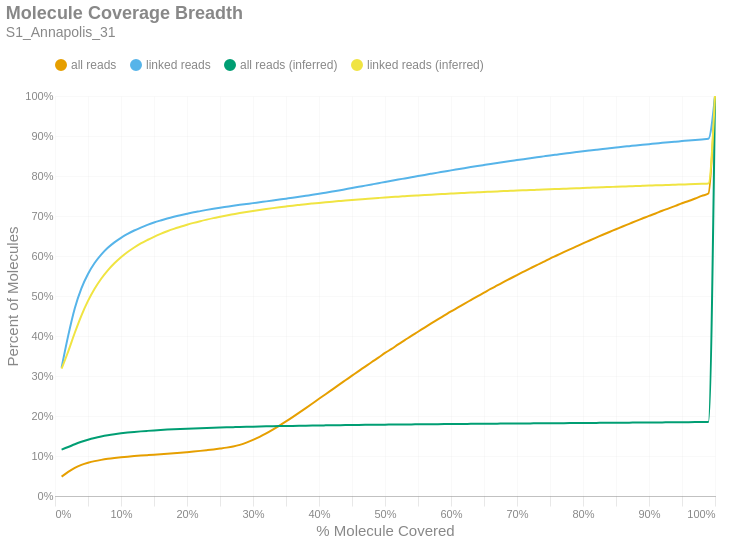

This figure's notebook cell:
### Markdown cell above
### Molecule Read Coverage
This chart shows molecule coverage breadth as computed by the number of bases aligned to that molecule. In other words, "*how much of each unique long molecule is actually sequenced/aligned?*" Keep in mind there is a distinction between sequences and alignments, since some sequences belonging to a particular molecule may not align well and wouldn't appear in the alignment data. This chart also shows molecule coverage breadth as computed by the *inferred fragment* from which the aligned sequences originate. Unlike read coverage, this calculation takes into account the total insert size, including unsequenced gaps between the forward and reverse reads. Like the previous figures, these are cumulative percents.

### Code cell
if SKIPLR:
    print_html(f"Skipped")
else:
    binned_df = consolidated_hist(valids['coverage_bp'], mask, 0.01, True)
    binned_df_inf = consolidated_hist(valids['coverage_inserts'], mask, 0.01, True)
    binned_df = binned_df.with_columns(pl.lit(binned_df_inf['all reads (cumsum)']).alias('all reads (inferred)'))
    binned_df = binned_df.with_columns(pl.lit(binned_df_inf['linked reads (cumsum)']).alias('linked reads (inferred)'))
    binned_df = binned_df.with_columns(
        (pl.col('bin').cast(pl.Float64) + 0.01).alias('right_edge')
    )

    with SafeRender(binned_df):
        (
            density_plot(binned_df, 'Molecule Coverage Breadth', samplename, 'molcov', ['all reads (inferred)','linked reads (inferred)'])
            .encode(
                #x=alt.X('bin:Q', title="% Molecule Covered").axis(format = '%').scale(padding=0),
                x=alt.X('right_edge:Q', title="% Molecule Covered").axis(format='%').scale(padding=0),
                y=alt.Y('value:Q', title='Percent of Molecules')
                    .axis(format='%')
                    .stack(False)
                    .scale(domainMin=0, padding=0),
                color=alt.Color("key:N").scale(domain = ["all reads", "linked reads", "all reads (inferred)", "linked reads (inferred)"]),
                tooltip = [
                    alt.Tooltip("key:N", title = "Data Type"),
                    alt.Tooltip("range_label:N", title="% Molecule Covered"),
                    alt.Tooltip("value:Q", format = ".2%", title="% Molecules")
                ]
            )
        ).display()

### Figure 1 — Vega-Lite specification as saved in the notebook (floating-point values rounded to 4 significant figures)
{"width": "container", "height": 400, "config": {"title": {"anchor": "start", "dy": -15, "fontSize": 18, "color": "#888888", "subtitleColor": "#888888", "subtitleFontSize": 14}, "arc": {"fill": "#0072B2"}, "axis": {"domainColor": "#888888", "domainWidth": 0.5, "gridWidth": 0.2, "grid": false, "titleFontWeight": 400, "titleFontSize": 15, "labelFontSize": 11, "labelColor": "#888888", "tickColor": "#888888", "tickWidth": 0.2, "titleColor": "#888888"}, "axisBand": {"grid": false}, "axisX": {"grid": true, "tickSize": 10, "domainCap": "round"}, "axisY": {"domain": false, "grid": true, "tickSize": 0, "domainCap": "round"}, "background": "transparent", "header": {"labelFontSize": 15, "labelColor": "#888888", "titleFontSize": 15, "titleFontWeight": 600, "titleColor": "#888888"}, "legend": {"labelFont": "sans-serif", "labelFontSize": 12, "labelColor": "#888888", "symbolSize": 100, "symbolType": "circle", "titleFontSize": 12, "titlePadding": 10, "titleColor": "#888888", "title": null, "orient": "top"}, "range": {"category": ["#E69F00", "#56B4E9", "#009E73", "#F0E442", "#0072B2", "#D55E00", "#CC79A7", "#000000"], "diverging": ["#cfe8f3", "#a2d4ec", "#73bfe2", "#46abdb", "#1696d2", "#12719e"]}, "area": {"fill": "#0072B2", "fillOpacity": 0.7, "line": true, "strokeOpacity": 0.7}, "line": {"color": "#0072B2", "stroke": "#0072B2", "strokeWidth": 2}, "trail": {"color": "#0072B2", "stroke": "#0072B2", "strokeWidth": 0, "size": 1}, "point": {"filled": true, "fillOpacity": 1.0, "size": 95}, "text": {"color": "#888888", "fontSize": 11, "align": "right", "fontWeight": 400, "size": 11}, "bar": {"fill": "#0072B2", "stroke": null}, "view": {"stroke": null, "continuousWidth": 660, "continuousHeight": 400}}, "data": {"name": "data-bf26f11a7361a33e7efbe3e5ada61a54"}, "mark": {"type": "line", "interpolate": "monotone", "point": {"opacity": 0, "size": 275}}, "encoding": {"color": {"field": "key", "scale": {"domain": ["all reads", "linked reads", "all reads (inferred)", "linked reads (inferred)"]}, "type": "nominal"}, "tooltip": [{"field": "key", "title": "Data Type", "type": "nominal"}, {"field": "range_label", "title": "% Molecule Covered", "type": "nominal"}, {"field": "value", "format": ".2%", "title": "% Molecules", "type": "quantitative"}], "x": {"axis": {"format": "%"}, "field": "right_edge", "scale": {"padding": 0}, "title": "% Molecule Covered", "type": "quantitative"}, "y": {"axis": {"format": "%"}, "field": "value", "scale": {"domainMin": 0, "padding": 0}, "stack": false, "title": "Percent of Molecules", "type": "quantitative"}}, "params": [{"name": "param_c36ac31b6afebe62", "select": {"type": "point", "fields": ["key"]}, "bind": "legend"}], "title": {"text": "Molecule Coverage Breadth", "subtitle": "S1_Annapolis_31"}, "transform": [{"fold": ["all reads (cumsum)", "linked reads (cumsum)", "all reads (inferred)", "linked reads (inferred)"]}, {"calculate": "replace(datum.key, ' (cumsum)', '')", "as": "key"}, {"filter": {"param": "param_c36ac31b6afebe62"}}], "usermeta": {"embedOptions": {"downloadFileName": "S1_Annapolis_31.molcov"}}, "$schema": "https://vega.github.io/schema/vega-lite/v6.1.0.json", "datasets": {"data-bf26f11a7361a33e7efbe3e5ada61a54": [{"bin": "0.0", "interval": "0.0-0.01", "all reads": 0.04844, "linked reads": 0.3209, "all reads (cumsum)": 0.04844, "linked reads (cumsum)": 0.3209, "range_label": "0.0-0.01", "all reads (inferred)": 0.116, "linked reads (inferred)": 0.3182, "right_edge": 0.01}, {"bin": "0.01", "interval": "0.01-0.02", "all reads": 0.01184, "linked reads": 0.08007, "all reads (cumsum)": 0.06029, "linked reads (cumsum)": 0.4009, "range_label": "0.01-0.02", "all reads (inferred)": 0.1224, "linked reads (inferred)": 0.3613, "right_edge": 0.02}, {"bin": "0.02", "interval": "0.02-0.03", "all reads": 0.01008, "linked reads": 0.0686, "all reads (cumsum)": 0.07037, "linked reads (cumsum)": 0.4695, "range_label": "0.02-0.03", "all reads (inferred)": 0.1293, "linked reads (inferred)": 0.4081, "right_edge": 0.03}, {"bin": "0.03", "interval": "0.03-0.04", "all reads": 0.007384, "linked reads": 0.04969, "all reads (cumsum)": 0.07775, "linked reads (cumsum)": 0.5192, "range_label": "0.03-0.04", "all reads (inferred)": 0.1355, "linked reads (inferred)": 0.4511, "right_edge": 0.04}, {"bin": "0.04", "interval": "0.04-0.05", "all reads": 0.005336, "linked reads": 0.0359, "all reads (cumsum)": 0.08309, "linked reads (cumsum)": 0.5551, "range_label": "0.04-0.05", "all reads (inferred)": 0.1408, "linked reads (inferred)": 0.4877, "right_edge": 0.05}, {"bin": "0.05", "interval": "0.05-0.06", "all reads": 0.004094, "linked reads": 0.02727, "all reads (cumsum)": 0.08718, "linked reads (cumsum)": 0.5824, "range_label": "0.05-0.06", "all reads (inferred)": 0.1452, "linked reads (inferred)": 0.5182, "right_edge": 0.06}, {"bin": "0.06", "interval": "0.06-0.07", "all reads": 0.003155, "linked reads": 0.02102, "all reads (cumsum)": 0.09034, "linked reads (cumsum)": 0.6034, "range_label": "0.06-0.07", "all reads (inferred)": 0.1488, "linked reads (inferred)": 0.5432, "right_edge": 0.07}, {"bin": "0.07", "interval": "0.07-0.08", "all reads": 0.002561, "linked reads": 0.01696, "all reads (cumsum)": 0.0929, "linked reads (cumsum)": 0.6204, "range_label": "0.07-0.08", "all reads (inferred)": 0.1519, "linked reads (inferred)": 0.5641, "right_edge": 0.08}, {"bin": "0.08", "interval": "0.08-0.09", "all reads": 0.002099, "linked reads": 0.01362, "all reads (cumsum)": 0.095, "linked reads (cumsum)": 0.634, "range_label": "0.08-0.09", "all reads (inferred)": 0.1544, "linked reads (inferred)": 0.5817, "right_edge": 0.09}, {"bin": "0.09", "interval": "0.09-0.1", "all reads": 0.001797, "linked reads": 0.01152, "all reads (cumsum)": 0.0968, "linked reads (cumsum)": 0.6455, "range_label": "0.09-0.1", "all reads (inferred)": 0.1566, "linked reads (inferred)": 0.5968, "right_edge": 0.1}, {"bin": "0.1", "interval": "0.1-0.11", "all reads": 0.001551, "linked reads": 0.009591, "all reads (cumsum)": 0.09835, "linked reads (cumsum)": 0.6551, "range_label": "0.1-0.11", "all reads (inferred)": 0.1585, "linked reads (inferred)": 0.6099, "right_edge": 0.11}, {"bin": "0.11", "interval": "0.11-0.12", "all reads": 0.001416, "linked reads": 0.00864, "all reads (cumsum)": 0.09976, "linked reads (cumsum)": 0.6638, "range_label": "0.11-0.12", "all reads (inferred)": 0.1601, "linked reads (inferred)": 0.6213, "right_edge": 0.12}, {"bin": "0.12", "interval": "0.12-0.13", "all reads": 0.001249, "linked reads": 0.0073, "all reads (cumsum)": 0.101, "linked reads (cumsum)": 0.6711, "range_label": "0.12-0.13", "all reads (inferred)": 0.1616, "linked reads (inferred)": 0.6313, "right_edge": 0.13}, {"bin": "0.13", "interval": "0.13-0.14", "all reads": 0.001162, "linked reads": 0.006585, "all reads (cumsum)": 0.1022, "linked reads (cumsum)": 0.6777, "range_label": "0.13-0.14", "all reads (inferred)": 0.1628, "linked reads (inferred)": 0.64, "right_edge": 0.14}, {"bin": "0.14", "interval": "0.14-0.15", "all reads": 0.00114, "linked reads": 0.006071, "all reads (cumsum)": 0.1033, "linked reads (cumsum)": 0.6837, "range_label": "0.14-0.15", "all reads (inferred)": 0.164, "linked reads (inferred)": 0.648, "right_edge": 0.15}, {"bin": "0.15", "interval": "0.15-0.16", "all reads": 0.001087, "linked reads": 0.005159, "all reads (cumsum)": 0.1044, "linked reads (cumsum)": 0.6889, "range_label": "0.15-0.16", "all reads (inferred)": 0.165, "linked reads (inferred)": 0.6552, "right_edge": 0.16}, {"bin": "0.16", "interval": "0.16-0.17", "all reads": 0.001157, "linked reads": 0.004765, "all reads (cumsum)": 0.1056, "linked reads (cumsum)": 0.6936, "range_label": "0.16-0.17", "all reads (inferred)": 0.166, "linked reads (inferred)": 0.6617, "right_edge": 0.17}, {"bin": "0.17", "interval": "0.17-0.18", "all reads": 0.00125, "linked reads": 0.004335, "all reads (cumsum)": 0.1068, "linked reads (cumsum)": 0.698, "range_label": "0.17-0.18", "all reads (inferred)": 0.1668, "linked reads (inferred)": 0.6677, "right_edge": 0.18}, {"bin": "0.18", "interval": "0.18-0.19", "all reads": 0.001342, "linked reads": 0.003991, "all reads (cumsum)": 0.1082, "linked reads (cumsum)": 0.702, "range_label": "0.18-0.19", "all reads (inferred)": 0.1676, "linked reads (inferred)": 0.6731, "right_edge": 0.19}, {"bin": "0.19", "interval": "0.19-0.2", "all reads": 0.001477, "linked reads": 0.003715, "all reads (cumsum)": 0.1096, "linked reads (cumsum)": 0.7057, "range_label": "0.19-0.2", "all reads (inferred)": 0.1683, "linked reads (inferred)": 0.6782, "right_edge": 0.2}, {"bin": "0.2", "interval": "0.2-0.21", "all reads": 0.001542, "linked reads": 0.003537, "all reads (cumsum)": 0.1112, "linked reads (cumsum)": 0.7092, "range_label": "0.2-0.21", "all reads (inferred)": 0.169, "linked reads (inferred)": 0.6829, "right_edge": 0.21}, {"bin": "0.21", "interval": "0.21-0.22", "all reads": 0.001635, "linked reads": 0.002997, "all reads (cumsum)": 0.1128, "linked reads (cumsum)": 0.7122, "range_label": "0.21-0.22", "all reads (inferred)": 0.1696, "linked reads (inferred)": 0.6871, "right_edge": 0.22}, {"bin": "0.22", "interval": "0.22-0.23", "all reads": 0.001817, "linked reads": 0.003052, "all reads (cumsum)": 0.1146, "linked reads (cumsum)": 0.7153, "range_label": "0.22-0.23", "all reads (inferred)": 0.1702, "linked reads (inferred)": 0.691, "right_edge": 0.23}, {"bin": "0.23", "interval": "0.23-0.24", "all reads": 0.0019, "linked reads": 0.002751, "all reads (cumsum)": 0.1165, "linked reads (cumsum)": 0.718, "range_label": "0.23-0.24", "all reads (inferred)": 0.1707, "linked reads (inferred)": 0.6947, "right_edge": 0.24}, {"bin": "0.24", "interval": "0.24-0.25", "all reads": 0.002117, "linked reads": 0.002598, "all reads (cumsum)": 0.1186, "linked reads (cumsum)": 0.7206, "range_label": "0.24-0.25", "all reads (inferred)": 0.1712, "linked reads (inferred)": 0.6981, "right_edge": 0.25}, {"bin": "0.25", "interval": "0.25-0.26", "all reads": 0.002305, "linked reads": 0.002465, "all reads (cumsum)": 0.1209, "linked reads (cumsum)": 0.7231, "range_label": "0.25-0.26", "all reads (inferred)": 0.1717, "linked reads (inferred)": 0.7013, "right_edge": 0.26}, {"bin": "0.26", "interval": "0.26-0.27", "all reads": 0.002888, "linked reads": 0.002456, "all reads (cumsum)": 0.1238, "linked reads (cumsum)": 0.7255, "range_label": "0.26-0.27", "all reads (inferred)": 0.1722, "linked reads (inferred)": 0.7044, "right_edge": 0.27}, {"bin": "0.27", "interval": "0.27-0.28", "all reads": 0.004047, "linked reads": 0.00231, "all reads (cumsum)": 0.1279, "linked reads (cumsum)": 0.7279, "range_label": "0.27-0.28", "all reads (inferred)": 0.1726, "linked reads (inferred)": 0.7074, "right_edge": 0.28}, {"bin": "0.28", "interval": "0.28-0.29", "all reads": 0.005457, "linked reads": 0.00216, "all reads (cumsum)": 0.1333, "linked reads (cumsum)": 0.73, "range_label": "0.28-0.29", "all reads (inferred)": 0.173, "linked reads (inferred)": 0.7102, "right_edge": 0.29}, {"bin": "0.29", "interval": "0.29-0.3", "all reads": 0.006844, "linked reads": 0.002152, "all reads (cumsum)": 0.1402, "linked reads (cumsum)": 0.7322, "range_label": "0.29-0.3", "all reads (inferred)": 0.1734, "linked reads (inferred)": 0.7127, "right_edge": 0.3}, {"bin": "0.3", "interval": "0.3-0.31", "all reads": 0.007788, "linked reads": 0.002207, "all reads (cumsum)": 0.148, "linked reads (cumsum)": 0.7344, "range_label": "0.3-0.31", "all reads (inferred)": 0.1737, "linked reads (inferred)": 0.7151, "right_edge": 0.31}, {"bin": "0.31", "interval": "0.31-0.32", "all reads": 0.008719, "linked reads": 0.002169, "all reads (cumsum)": 0.1567, "linked reads (cumsum)": 0.7365, "range_label": "0.31-0.32", "all reads (inferred)": 0.1741, "linked reads (inferred)": 0.7175, "right_edge": 0.32}, {"bin": "0.32", "interval": "0.32-0.33", "all reads": 0.0095, "linked reads": 0.002215, "all reads (cumsum)": 0.1662, "linked reads (cumsum)": 0.7388, "range_label": "0.32-0.33", "all reads (inferred)": 0.1744, "linked reads (inferred)": 0.7197, "right_edge": 0.33}, {"bin": "0.33", "interval": "0.33-0.34", "all reads": 0.009918, "linked reads": 0.002252, "all reads (cumsum)": 0.1761, "linked reads (cumsum)": 0.741, "range_label": "0.33-0.34", "all reads (inferred)": 0.1747, "linked reads (inferred)": 0.7218, "right_edge": 0.34}, {"bin": "0.34", "interval": "0.34-0.35", "all reads": 0.0104, "linked reads": 0.0023, "all reads (cumsum)": 0.1865, "linked reads (cumsum)": 0.7433, "range_label": "0.34-0.35", "all reads (inferred)": 0.175, "linked reads (inferred)": 0.7238, "right_edge": 0.35}, {"bin": "0.35", "interval": "0.35-0.36", "all reads": 0.01083, "linked reads": 0.00229, "all reads (cumsum)": 0.1973, "linked reads (cumsum)": 0.7456, "range_label": "0.35-0.36", "all reads (inferred)": 0.1753, "linked reads (inferred)": 0.7258, "right_edge": 0.36}, {"bin": "0.36", "interval": "0.36-0.37", "all reads": 0.01111, "linked reads": 0.002452, "all reads (cumsum)": 0.2084, "linked reads (cumsum)": 0.7481, "range_label": "0.36-0.37", "all reads (inferred)": 0.1756, "linked reads (inferred)": 0.7277, "right_edge": 0.37}, {"bin": "0.37", "interval": "0.37-0.38", "all reads": 0.01128, "linked reads": 0.002492, "all reads (cumsum)": 0.2197, "linked reads (cumsum)": 0.7505, "range_label": "0.37-0.38", "all reads (inferred)": 0.1758, "linked reads (inferred)": 0.7295, "right_edge": 0.38}, {"bin": "0.38", "interval": "0.38-0.39", "all reads": 0.01148, "linked reads": 0.002465, "all reads (cumsum)": 0.2312, "linked reads (cumsum)": 0.753, "range_label": "0.38-0.39", "all reads (inferred)": 0.1761, "linked reads (inferred)": 0.7312, "right_edge": 0.39}, {"bin": "0.39", "interval": "0.39-0.4", "all reads": 0.01178, "linked reads": 0.00257, "all reads (cumsum)": 0.243, "linked reads (cumsum)": 0.7556, "range_label": "0.39-0.4", "all reads (inferred)": 0.1763, "linked reads (inferred)": 0.7328, "right_edge": 0.4}, {"bin": "0.4", "interval": "0.4-0.41", "all reads": 0.01141, "linked reads": 0.002779, "all reads (cumsum)": 0.2544, "linked reads (cumsum)": 0.7584, "range_label": "0.4-0.41", "all reads (inferred)": 0.1766, "linked reads (inferred)": 0.7343, "right_edge": 0.41}, {"bin": "0.41", "interval": "0.41-0.42", "all reads": 0.01162, "linked reads": 0.002792, "all reads (cumsum)": 0.266, "linked reads (cumsum)": 0.7612, "range_label": "0.41-0.42", "all reads (inferred)": 0.1768, "linked reads (inferred)": 0.7358, "right_edge": 0.42}, {"bin": "0.42", "interval": "0.42-0.43", "all reads": 0.01167, "linked reads": 0.002809, "all reads (cumsum)": 0.2777, "linked reads (cumsum)": 0.764, "range_label": "0.42-0.43", "all reads (inferred)": 0.177, "linked reads (inferred)": 0.7372, "right_edge": 0.43}, {"bin": "0.43", "interval": "0.43-0.44", "all reads": 0.01154, "linked reads": 0.002951, "all reads (cumsum)": 0.2892, "linked reads (cumsum)": 0.7669, "range_label": "0.43-0.44", "all reads (inferred)": 0.1772, "linked reads (inferred)": 0.7387, "right_edge": 0.44}, {"bin": "0.44", "interval": "0.44-0.45", "all reads": 0.01152, "linked reads": 0.002949, "all reads (cumsum)": 0.3008, "linked reads (cumsum)": 0.7699, "range_label": "0.44-0.45", "all reads (inferred)": 0.1774, "linked reads (inferred)": 0.7401, "right_edge": 0.45}, {"bin": "0.45", "interval": "0.45-0.46", "all reads": 0.01155, "linked reads": 0.003036, "all reads (cumsum)": 0.3123, "linked reads (cumsum)": 0.7729, "range_label": "0.45-0.46", "all reads (inferred)": 0.1776, "linked reads (inferred)": 0.7414, "right_edge": 0.46}, {"bin": "0.46", "interval": "0.46-0.47", "all reads": 0.01128, "linked reads": 0.003008, "all reads (cumsum)": 0.3236, "linked reads (cumsum)": 0.7759, "range_label": "0.46-0.47", "all reads (inferred)": 0.1778, "linked reads (inferred)": 0.7426, "right_edge": 0.47}, {"bin": "0.47", "interval": "0.47-0.48", "all reads": 0.01138, "linked reads": 0.003026, "all reads (cumsum)": 0.335, "linked reads (cumsum)": 0.7789, "range_label": "0.47-0.48", "all reads (inferred)": 0.178, "linked reads (inferred)": 0.7439, "right_edge": 0.48}, {"bin": "0.48", "interval": "0.48-0.49", "all reads": 0.01081, "linked reads": 0.003048, "all reads (cumsum)": 0.3458, "linked reads (cumsum)": 0.782, "range_label": "0.48-0.49", "all reads (inferred)": 0.1782, "linked reads (inferred)": 0.7451, "right_edge": 0.49}, {"bin": "0.49", "interval": "0.49-0.5", "all reads": 0.01192, "linked reads": 0.003148, "all reads (cumsum)": 0.3577, "linked reads (cumsum)": 0.7851, "range_label": "0.49-0.5", "all reads (inferred)": 0.1784, "linked reads (inferred)": 0.7463, "right_edge": 0.5}, {"bin": "0.5", "interval": "0.5-0.51", "all reads": 0.01007, "linked reads": 0.002959, "all reads (cumsum)": 0.3678, "linked reads (cumsum)": 0.7881, "range_label": "0.5-0.51", "all reads (inferred)": 0.1785, "linked reads (inferred)": 0.7473, "right_edge": 0.51}, {"bin": "0.51", "interval": "0.51-0.52", "all reads": 0.01124, "linked reads": 0.00299, "all reads (cumsum)": 0.379, "linked reads (cumsum)": 0.7911, "range_label": "0.51-0.52", "all reads (inferred)": 0.1787, "linked reads (inferred)": 0.7484, "right_edge": 0.52}, {"bin": "0.52", "interval": "0.52-0.53", "all reads": 0.01053, "linked reads": 0.002889, "all reads (cumsum)": 0.3895, "linked reads (cumsum)": 0.794, "range_label": "0.52-0.53", "all reads (inferred)": 0.1789, "linked reads (inferred)": 0.7494, "right_edge": 0.53}, {"bin": "0.53", "interval": "0.53-0.54", "all reads": 0.01073, "linked reads": 0.002918, "all reads (cumsum)": 0.4003, "linked reads (cumsum)": 0.7969, "range_label": "0.53-0.54", "all reads (inferred)": 0.1791, "linked reads (inferred)": 0.7505, "right_edge": 0.54}, {"bin": "0.54", "interval": "0.54-0.55", "all reads": 0.01033, "linked reads": 0.002854, "all reads (cumsum)": 0.4106, "linked reads (cumsum)": 0.7997, "range_label": "0.54-0.55", "all reads (inferred)": 0.1792, "linked reads (inferred)": 0.7515, "right_edge": 0.55}, {"bin": "0.55", "interval": "0.55-0.56", "all reads": 0.01053, "linked reads": 0.002991, "all reads (cumsum)": 0.4211, "linked reads (cumsum)": 0.8027, "range_label": "0.55-0.56", "all reads (inferred)": 0.1794, "linked reads (inferred)": 0.7524, "right_edge": 0.56}, {"bin": "0.56", "interval": "0.56-0.57", "all reads": 0.01029, "linked reads": 0.002884, "all reads (cumsum)": 0.4314, "linked reads (cumsum)": 0.8056, "range_label": "0.56-0.57", "all reads (inferred)": 0.1795, "linked reads (inferred)": 0.7534, "right_edge": 0.57}, {"bin": "0.57", "interval": "0.57-0.58", "all reads": 0.009945, "linked reads": 0.002841, "all reads (cumsum)": 0.4414, "linked reads (cumsum)": 0.8085, "range_label": "0.57-0.58", "all reads (inferred)": 0.1797, "linked reads (inferred)": 0.7543, "right_edge": 0.58}, {"bin": "0.58", "interval": "0.58-0.59", "all reads": 0.009985, "linked reads": 0.002752, "all reads (cumsum)": 0.4514, "linked reads (cumsum)": 0.8112, "range_label": "0.58-0.59", "all reads (inferred)": 0.1798, "linked reads (inferred)": 0.7551, "right_edge": 0.59}, {"bin": "0.59", "interval": "0.59-0.6", "all reads": 0.009984, "linked reads": 0.002885, "all reads (cumsum)": 0.4613, "linked reads (cumsum)": 0.8141, "range_label": "0.59-0.6", "all reads (inferred)": 0.18, "linked reads (inferred)": 0.756, "right_edge": 0.6}, {"bin": "0.6", "interval": "0.6-0.61", "all reads": 0.009436, "linked reads": 0.002739, "all reads (cumsum)": 0.4708, "linked reads (cumsum)": 0.8168, "range_label": "0.6-0.61", "all reads (inferred)": 0.1801, "linked reads (inferred)": 0.7569, "right_edge": 0.61}, {"bin": "0.61", "interval": "0.61-0.62", "all reads": 0.009645, "linked reads": 0.002716, "all reads (cumsum)": 0.4804, "linked reads (cumsum)": 0.8195, "range_label": "0.61-0.62", "all reads (inferred)": 0.1802, "linked reads (inferred)": 0.7577, "right_edge": 0.62}, {"bin": "0.62", "interval": "0.62-0.63", "all reads": 0.00936, "linked reads": 0.002739, "all reads (cumsum)": 0.4898, "linked reads (cumsum)": 0.8223, "range_label": "0.62-0.63", "all reads (inferred)": 0.1804, "linked reads (inferred)": 0.7586, "right_edge": 0.63}, {"bin": "0.63", "interval": "0.63-0.64", "all reads": 0.009343, "linked reads": 0.002623, "all reads (cumsum)": 0.4991, "linked reads (cumsum)": 0.8249, "range_label": "0.63-0.64", "all reads (inferred)": 0.1805, "linked reads (inferred)": 0.7593, "right_edge": 0.64}, {"bin": "0.64", "interval": "0.64-0.65", "all reads": 0.009113, "linked reads": 0.002562, "all reads (cumsum)": 0.5082, "linked reads (cumsum)": 0.8275, "range_label": "0.64-0.65", "all reads (inferred)": 0.1806, "linked reads (inferred)": 0.7601, "right_edge": 0.65}, {"bin": "0.65", "interval": "0.65-0.66", "all reads": 0.009346, "linked reads": 0.002541, "all reads (cumsum)": 0.5176, "linked reads (cumsum)": 0.83, "range_label": "0.65-0.66", "all reads (inferred)": 0.1808, "linked reads (inferred)": 0.7608, "right_edge": 0.66}, {"bin": "0.66", "interval": "0.66-0.67", "all reads": 0.008776, "linked reads": 0.002468, "all reads (cumsum)": 0.5264, "linked reads (cumsum)": 0.8325, "range_label": "0.66-0.67", "all reads (inferred)": 0.1809, "linked reads (inferred)": 0.7615, "right_edge": 0.67}, {"bin": "0.67", "interval": "0.67-0.68", "all reads": 0.008858, "linked reads": 0.002545, "all reads (cumsum)": 0.5352, "linked reads (cumsum)": 0.835, "range_label": "0.67-0.68", "all reads (inferred)": 0.181, "linked reads (inferred)": 0.7622, "right_edge": 0.68}, {"bin": "0.68", "interval": "0.68-0.69", "all reads": 0.008517, "linked reads": 0.002452, "all reads (cumsum)": 0.5437, "linked reads (cumsum)": 0.8375, "range_label": "0.68-0.69", "all reads (inferred)": 0.1811, "linked reads (inferred)": 0.7629, "right_edge": 0.69}, {"bin": "0.69", "interval": "0.69-0.7", "all reads": 0.008652, "linked reads": 0.002284, "all reads (cumsum)": 0.5524, "linked reads (cumsum)": 0.8398, "range_label": "0.69-0.7", "all reads (inferred)": 0.1813, "linked reads (inferred)": 0.7636, "right_edge": 0.7}, {"bin": "0.7", "interval": "0.7-0.71", "all reads": 0.008335, "linked reads": 0.002341, "all reads (cumsum)": 0.5607, "linked reads (cumsum)": 0.8421, "range_label": "0.7-0.71", "all reads (inferred)": 0.1814, "linked reads (inferred)": 0.7642, "right_edge": 0.71}, {"bin": "0.71", "interval": "0.71-0.72", "all reads": 0.008311, "linked reads": 0.002381, "all reads (cumsum)": 0.569, "linked reads (cumsum)": 0.8445, "range_label": "0.71-0.72", "all reads (inferred)": 0.1815, "linked reads (inferred)": 0.7649, "right_edge": 0.72}, {"bin": "0.72", "interval": "0.72-0.73", "all reads": 0.008253, "linked reads": 0.002321, "all reads (cumsum)": 0.5773, "linked reads (cumsum)": 0.8468, "range_label": "0.72-0.73", "all reads (inferred)": 0.1816, "linked reads (inferred)": 0.7655, "right_edge": 0.73}, {"bin": "0.73", "interval": "0.73-0.74", "all reads": 0.007923, "linked reads": 0.002236, "all reads (cumsum)": 0.5852, "linked reads (cumsum)": 0.849, "range_label": "0.73-0.74", "all reads (inferred)": 0.1818, "linked reads (inferred)": 0.7662, "right_edge": 0.74}, {"bin": "0.74", "interval": "0.74-0.75", "all reads": 0.008373, "linked reads": 0.002244, "all reads (cumsum)": 0.5936, "linked reads (cumsum)": 0.8513, "range_label": "0.74-0.75", "all reads (inferred)": 0.1819, "linked reads (inferred)": 0.7669, "right_edge": 0.75}, {"bin": "0.75", "interval": "0.75-0.76", "all reads": 0.007601, "linked reads": 0.002091, "all reads (cumsum)": 0.6012, "linked reads (cumsum)": 0.8534, "range_label": "0.75-0.76", "all reads (inferred)": 0.182, "linked reads (inferred)": 0.7675, "right_edge": 0.76}, {"bin": "0.76", "interval": "0.76-0.77", "all reads": 0.007693, "linked reads": 0.002058, "all reads (cumsum)": 0.6089, "linked reads (cumsum)": 0.8554, "range_label": "0.76-0.77", "all reads (inferred)": 0.1821, "linked reads (inferred)": 0.7681, "right_edge": 0.77}, {"bin": "0.77", "interval": "0.77-0.78", "all reads": 0.007628, "linked reads": 0.002161, "all reads (cumsum)": 0.6165, "linked reads (cumsum)": 0.8576, "range_label": "0.77-0.78", "all reads (inferred)": 0.1822, "linked reads (inferred)": 0.7687, "right_edge": 0.78}, {"bin": "0.78", "interval": "0.78-0.79", "all reads": 0.007436, "linked reads": 0.002115, "all reads (cumsum)": 0.6239, "linked reads (cumsum)": 0.8597, "range_label": "0.78-0.79", "all reads (inferred)": 0.1824, "linked reads (inferred)": 0.7694, "right_edge": 0.79}, {"bin": "0.79", "interval": "0.79-0.8", "all reads": 0.007823, "linked reads": 0.002067, "all reads (cumsum)": 0.6318, "linked reads (cumsum)": 0.8618, "range_label": "0.79-0.8", "all reads (inferred)": 0.1825, "linked reads (inferred)": 0.77, "right_edge": 0.8}, {"bin": "0.8", "interval": "0.8-0.81", "all reads": 0.006956, "linked reads": 0.001968, "all reads (cumsum)": 0.6387, "linked reads (cumsum)": 0.8637, "range_label": "0.8-0.81", "all reads (inferred)": 0.1826, "linked reads (inferred)": 0.7706, "right_edge": 0.81}, {"bin": "0.81", "interval": "0.81-0.82", "all reads": 0.007142, "linked reads": 0.001932, "all reads (cumsum)": 0.6459, "linked reads (cumsum)": 0.8657, "range_label": "0.81-0.82", "all reads (inferred)": 0.1828, "linked reads (inferred)": 0.7713, "right_edge": 0.82}, {"bin": "0.82", "interval": "0.82-0.83", "all reads": 0.007223, "linked reads": 0.001895, "all reads (cumsum)": 0.6531, "linked reads (cumsum)": 0.8676, "range_label": "0.82-0.83", "all reads (inferred)": 0.1829, "linked reads (inferred)": 0.7719, "right_edge": 0.83}, {"bin": "0.83", "interval": "0.83-0.84", "all reads": 0.006977, "linked reads": 0.001794, "all reads (cumsum)": 0.6601, "linked reads (cumsum)": 0.8694, "range_label": "0.83-0.84", "all reads (inferred)": 0.183, "linked reads (inferred)": 0.7725, "right_edge": 0.84}, {"bin": "0.84", "interval": "0.84-0.85", "all reads": 0.006821, "linked reads": 0.001779, "all reads (cumsum)": 0.6669, "linked reads (cumsum)": 0.8711, "range_label": "0.84-0.85", "all reads (inferred)": 0.1831, "linked reads (inferred)": 0.7731, "right_edge": 0.85}, {"bin": "0.85", "interval": "0.85-0.86", "all reads": 0.006884, "linked reads": 0.001849, "all reads (cumsum)": 0.6738, "linked reads (cumsum)": 0.873, "range_label": "0.85-0.86", "all reads (inferred)": 0.1833, "linked reads (inferred)": 0.7737, "right_edge": 0.86}, {"bin": "0.86", "interval": "0.86-0.87", "all reads": 0.006692, "linked reads": 0.001674, "all reads (cumsum)": 0.6805, "linked reads (cumsum)": 0.8747, "range_label": "0.86-0.87", "all reads (inferred)": 0.1834, "linked reads (inferred)": 0.7742, "right_edge": 0.87}, {"bin": "0.87", "interval": "0.87-0.88", "all reads": 0.006736, "linked reads": 0.001682, "all reads (cumsum)": 0.6872, "linked reads (cumsum)": 0.8763, "range_label": "0.87-0.88", "all reads (inferred)": 0.1835, "linked reads (inferred)": 0.7748, "right_edge": 0.88}, {"bin": "0.88", "interval": "0.88-0.89", "all reads": 0.006494, "linked reads": 0.001658, "all reads (cumsum)": 0.6937, "linked reads (cumsum)": 0.878, "range_label": "0.88-0.89", "all reads (inferred)": 0.1836, "linked reads (inferred)": 0.7754, "right_edge": 0.89}, {"bin": "0.89", "interval": "0.89-0.9", "all reads": 0.006591, "linked reads": 0.001617, "all reads (cumsum)": 0.7003, "linked reads (cumsum)": 0.8796, "range_label": "0.89-0.9", "all reads (inferred)": 0.1838, "linked reads (inferred)": 0.776, "right_edge": 0.9}, {"bin": "0.9", "interval": "0.9-0.91", "all reads": 0.00607, "linked reads": 0.001548, "all reads (cumsum)": 0.7064, "linked reads (cumsum)": 0.8812, "range_label": "0.9-0.91", "all reads (inferred)": 0.1839, "linked reads (inferred)": 0.7766, "right_edge": 0.91}, {"bin": "0.91", "interval": "0.91-0.92", "all reads": 0.006805, "linked reads": 0.001658, "all reads (cumsum)": 0.7132, "linked reads (cumsum)": 0.8828, "range_label": "0.91-0.92", "all reads (inferred)": 0.184, "linked reads (inferred)": 0.7772, "right_edge": 0.92}, {"bin": "0.92", "interval": "0.92-0.93", "all reads": 0.005836, "linked reads": 0.001528, "all reads (cumsum)": 0.719, "linked reads (cumsum)": 0.8844, "range_label": "0.92-0.93", "all reads (inferred)": 0.1842, "linked reads (inferred)": 0.7777, "right_edge": 0.93}, {"bin": "0.93", "interval": "0.93-0.94", "all reads": 0.006277, "linked reads": 0.00146, "all reads (cumsum)": 0.7253, "linked reads (cumsum)": 0.8858, "range_label": "0.93-0.94", "all reads (inferred)": 0.1843, "linked reads (inferred)": 0.7783, "right_edge": 0.94}, {"bin": "0.94", "interval": "0.94-0.95", "all reads": 0.00668, "linked reads": 0.001439, "all reads (cumsum)": 0.732, "linked reads (cumsum)": 0.8873, "range_label": "0.94-0.95", "all reads (inferred)": 0.1845, "linked reads (inferred)": 0.7788, "right_edge": 0.95}, {"bin": "0.95", "interval": "0.95-0.96", "all reads": 0.00547, "linked reads": 0.001451, "all reads (cumsum)": 0.7374, "linked reads (cumsum)": 0.8887, "range_label": "0.95-0.96", "all reads (inferred)": 0.1846, "linked reads (inferred)": 0.7793, "right_edge": 0.96}, {"bin": "0.96", "interval": "0.96-0.97", "all reads": 0.006307, "linked reads": 0.001433, "all reads (cumsum)": 0.7437, "linked reads (cumsum)": 0.8901, "range_label": "0.96-0.97", "all reads (inferred)": 0.1848, "linked reads (inferred)": 0.78, "right_edge": 0.97}, {"bin": "0.97", "interval": "0.97-0.98", "all reads": 0.00656, "linked reads": 0.001406, "all reads (cumsum)": 0.7503, "linked reads (cumsum)": 0.8915, "range_label": "0.97-0.98", "all reads (inferred)": 0.185, "linked reads (inferred)": 0.7807, "right_edge": 0.98}, {"bin": "0.98", "interval": "0.98-0.99", "all reads": 0.006008, "linked reads": 0.001441, "all reads (cumsum)": 0.7563, "linked reads (cumsum)": 0.893, "range_label": "0.98-0.99", "all reads (inferred)": 0.1852, "linked reads (inferred)": 0.7815, "right_edge": 0.99}, {"bin": "0.99", "interval": "0.99-1.0", "all reads": 0.2437, "linked reads": 0.107, "all reads (cumsum)": 1.0, "linked reads (cumsum)": 1.0, "range_label": "0.99-1.0", "all reads (inferred)": 1.0, "linked reads (inferred)": 1.0, "right_edge": 1.0}]}}
